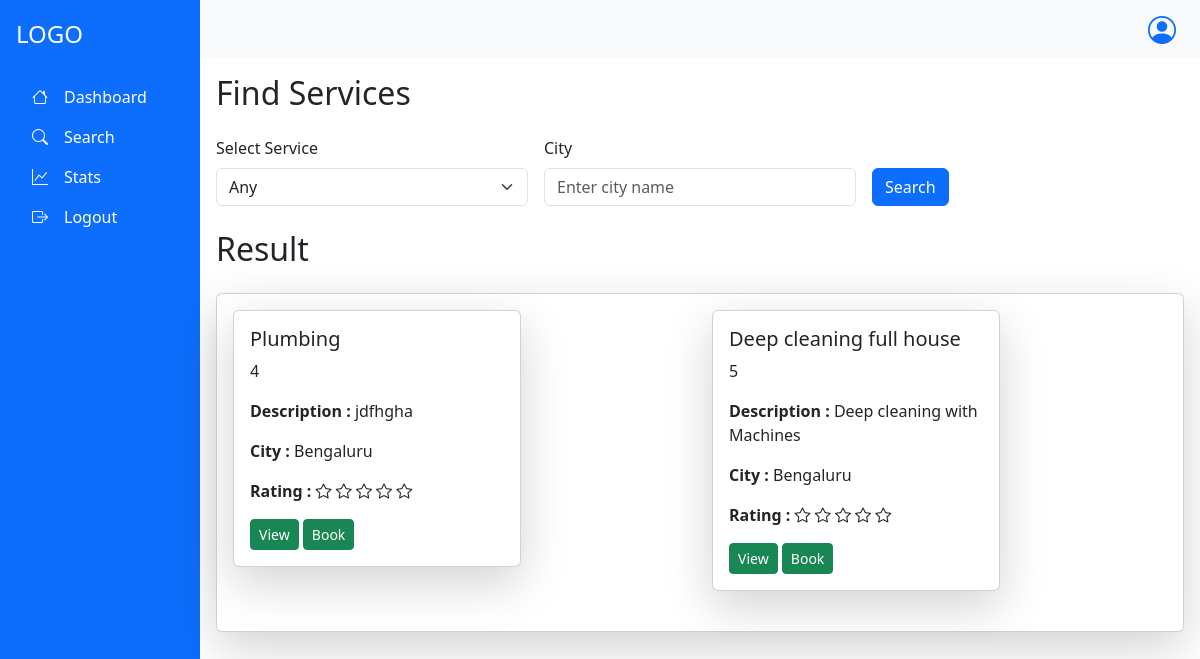
The app's page /customer/search?sname=Plumbing (signed in) with its own data.
### app.py (models this page shows, shortened)
class Package(db.Model):
    __tablename__="package"
    p_id=db.Column(db.Integer, primary_key=True, autoincrement= True)
    p_name=db.Column(db.String,unique=True)
    p_price=db.Column(db.Integer)
    p_description=db.Column(db.String)
    p_rating=db.Column(db.Integer)
    s_id=db.Column(db.Integer, db.ForeignKey("services.s_id"),nullable=False)
    sp_id=db.Column(db.Integer, db.ForeignKey("serviceprovider.sp_id"),nullable=False)
    req=db.relationship("Request",backref="pack")

class UserMixin:
    def __init__(self,utype):
        self.ut=utype

class ServiceProvider(db.Model,UserMixin):
    __tablename__='serviceprovider'
    sp_id=db.Column(db.Integer, primary_key=True, autoincrement= True)
    sp_name=db.Column(db.String,unique=True)
    sp_address=db.Column(db.String)
    sp_email=db.Column(db.String,unique=True)
    sp_password=db.Column(db.String)
    sp_exp=db.Column(db.Integer)
    sp_phone=db.Column(db.String)
    sp_city=db.Column(db.String)
    sp_rating=db.Column(db.Integer)
    sp_status=db.Column(db.String)
    sp_warn=db.Column(db.Integer)
    sp_warn_msg=db.Column(db.String)
    sp_servicename=db.Column(db.String,db.ForeignKey("services.s_name"))
    mypackages=db.relationship("Package", backref="servprovider")
    receive_request=db.relationship("Request",backref="servprovider")

### app.py (the view, shortened to what this page needs)
@app.route("/customer/search",methods=["GET","POST"])
def search():
    if request.method=="GET" and "sname" in request.args:
        s=request.args.get("sname")
        ser=db.session.query(Services).filter_by(s_name=s).first()
        pack=ser.packages
        Servis=db.session.query(Services).all()
        return render_template("/Customer/custsearch.html",package=pack,Services=Servis)
    elif request.method=="GET" :
        Servis=db.session.query(Services).all()
        return render_template("/Customer/custsearch.html",Services=Servis)

### app.py (called while the page is built)
@login_manager.user_loader
def load_user(user_id):
        utype,id=user_id.split("-")
        if utype=="c":
            return db.session.query(Customer).filter_by(c_id=id).first()
        elif utype=='sp':
            return db.session.query(ServiceProvider).filter_by(sp_id=id).first()
        else:
            return db.session.query(Admin).filter_by(admin_id=id).first()

### templates/Customer/custsearch.html (shortened to what this page needs)
{% extends "/Customer/customer_base.html" %}
{% block content %}
<h2 class="mb-4">Find Services</h2>
<form class="row g-3" action="/customer/search" method="POST">
<div class="col-md-4">
<label for="service" class="form-label">Select Service</label>
<select name="service" class="form-select">
    <option selected>Any</option>
  </select>
</div>
<div class="col-md-4">
<label for="city" class="form-label">City</label>
<input type="text" class="form-control" name="city" placeholder="Enter city name">
</div>
<div class="col-md-4 d-flex align-items-end">
<button type="submit" class="btn btn-primary">Search</button>
</div>
</form>
<h2 class="mb-4 mt-4">Result</h2>
<div class="card mb-3 shadow-lg mt-4">
  <div class="card-body">
    <div class="row">
    {% for p in package %}
    <div class="col mb-4">
      <div class="card shadow-lg" style="width: 18rem;">
          <div class="card-body">
              <h5 class="card-text">{{p.p_name}}</h5>
              <p>{{p.p_id}}</p>
              <p class="card-text"><b>Description : </b>{{p.p_description}}</p>
              <p class="card-text"><b>City : </b>{{p.servprovider.sp_city}}</p>
              <p>
                <Strong>Rating : </Strong>
                {% for i in range(5-p.p_rating) %}
                <i class="bi bi-star"></i>
                {% endfor %}
              </p>
              <button class = "btn btn-sm btn-success" data-bs-toggle="modal" data-bs-target="#packagedetail{{p.p_id}}">View</button>
              <button class = "btn btn-sm btn-success " data-bs-toggle="modal" data-bs-target="#book-{{p.p_id}}">Book</button>
          </div>
      </div>
    </div>
      {% endfor %}
    </div>
  </div>
</div>
{% endblock %}

### records on screen
Package: p_name "Plumbing", p_id "4", p_description "jdfhgha", servprovider.sp_city "Bengaluru", p_rating 0 (drawn)
Package: p_name "Deep cleaning full house", p_id "5", p_description "Deep cleaning with Machines", servprovider.sp_city "Bengaluru", p_rating 0 (drawn)
